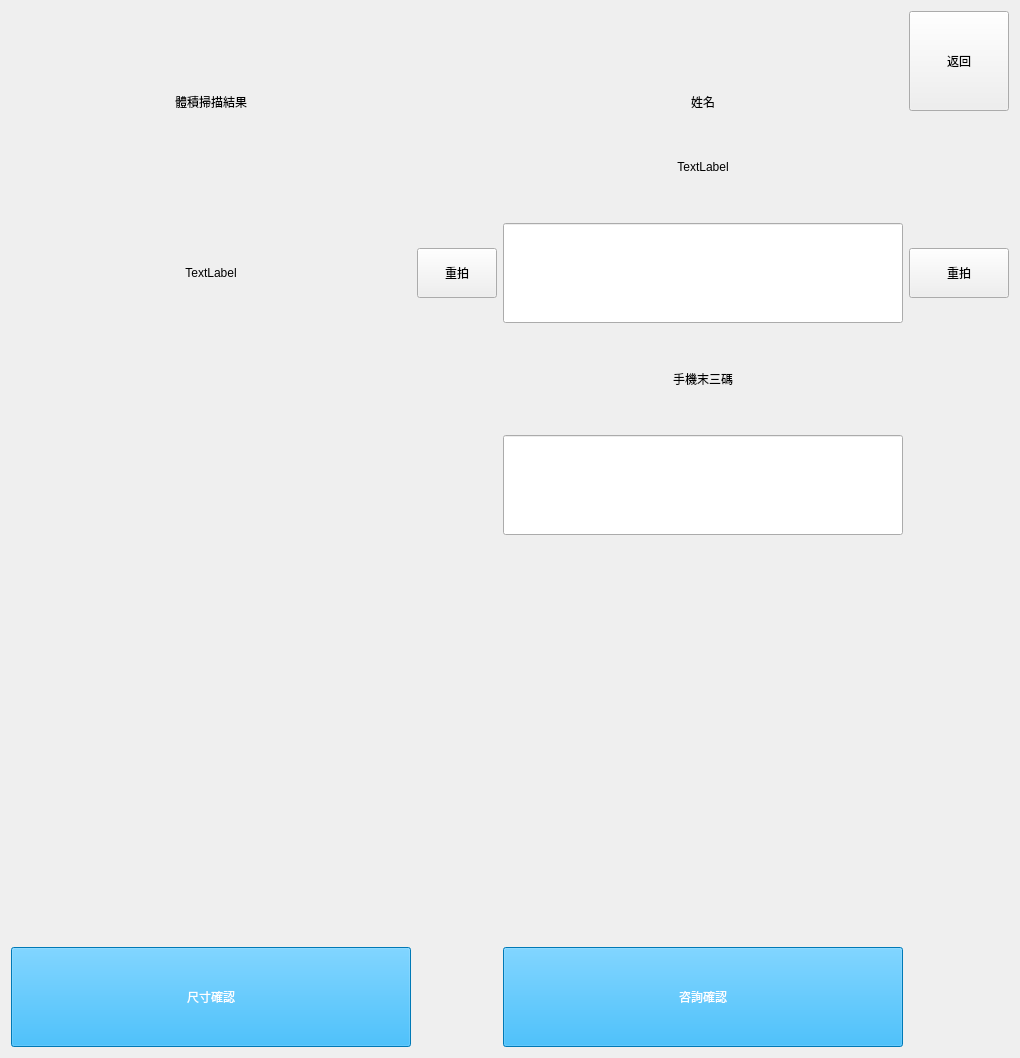
    <widget class="QWidget" name="page_store_single">
     <layout class="QGridLayout" name="gridLayout_7">
      <item row="2" column="1">
       <widget class="QPushButton" name="btn_store_single_size_takePicAgain">
        <property name="sizePolicy">
         <sizepolicy hsizetype="Preferred" vsizetype="Fixed">
          <horstretch>0</horstretch>
          <verstretch>0</verstretch>
         </sizepolicy>
        </property>
        <property name="minimumSize">
         <size>
          <width>70</width>
          <height>50</height>
         </size>
        </property>
        <property name="maximumSize">
         <size>
          <width>200</width>
          <height>16777215</height>
         </size>
        </property>
        <property name="styleSheet">
         <string notr="true">font: 20pt &quot;Agency FB&quot;;</string>
        </property>
        <property name="text">
         <string>重拍</string>
        </property>
       </widget>
      </item>
      <item row="3" column="2">
       <widget class="QLabel" name="label_8">
        <property name="minimumSize">
         <size>
          <width>400</width>
          <height>100</height>
         </size>
        </property>
        <property name="maximumSize">
         <size>
          <width>16777215</width>
          <height>200</height>
         </size>
        </property>
        <property name="styleSheet">
         <string notr="true">font: 28pt &quot;Agency FB&quot;;</string>
        </property>
        <property name="text">
         <string>手機末三碼</string>
        </property>
        <property name="alignment">
         <set>Qt::AlignCenter</set>
        </property>
       </widget>
      </item>
      <item row="2" column="2">
       <widget class="QLineEdit" name="lineEdit_store_single_name">
        <property name="sizePolicy">
         <sizepolicy hsizetype="Preferred" vsizetype="Fixed">
          <horstretch>0</horstretch>
          <verstretch>0</verstretch>
         </sizepolicy>
        </property>
        <property name="minimumSize">
         <size>
          <width>400</width>
          <height>100</height>
         </size>
        </property>
        <property name="styleSheet">
         <string notr="true">font: 28pt &quot;Agency FB&quot;;</string>
        </property>
        <property name="alignment">
         <set>Qt::AlignCenter</set>
        </property>
       </widget>
      </item>
      <item row="0" column="2">
       <widget class="QLabel" name="label_7">
        <property name="minimumSize">
         <size>
          <width>400</width>
          <height>100</height>
         </size>
        </property>
        <property name="styleSheet">
         <string notr="true">font: 28pt &quot;Agency FB&quot;;</string>
        </property>
        <property name="text">
         <string>姓名</string>
        </property>
        <property name="alignment">
         <set>Qt::AlignBottom|Qt::AlignHCenter</set>
        </property>
       </widget>
      </item>
      <item row="0" column="0">
       <widget class="QLabel" name="label_6">
        <property name="minimumSize">
         <size>
          <width>400</width>
          <height>100</height>
         </size>
        </property>
        <property name="styleSheet">
         <string notr="true">font: 28pt &quot;Agency FB&quot;;</string>
        </property>
        <property name="text">
         <string>體積掃描結果</string>
        </property>
        <property name="alignment">
         <set>Qt::AlignBottom|Qt::AlignHCenter</set>
        </property>
       </widget>
      </item>
      <item row="5" column="0">
       <widget class="QLabel" name="label_store_single_showImage">
        <property name="minimumSize">
         <size>
          <width>400</width>
          <height>400</height>
         </size>
        </property>
        <property name="maximumSize">
         <size>
          <width>1000</width>
          <height>16777215</height>
         </size>
        </property>
        <property name="styleSheet">
         <string notr="true">font: 28pt &quot;Adobe Arabic&quot;;</string>
        </property>
        <property name="text">
         <string/>
        </property>
        <property name="alignment">
         <set>Qt::AlignHCenter|Qt::AlignTop</set>
        </property>
       </widget>
      </item>
      <item row="2" column="3">
       <widget class="QPushButton" name="btn_store_single_name_takePicAgain">
        <property name="sizePolicy">
         <sizepolicy hsizetype="Preferred" vsizetype="Fixed">
          <horstretch>0</horstretch>
          <verstretch>0</verstretch>
         </sizepolicy>
        </property>
        <property name="minimumSize">
         <size>
          <width>70</width>
          <height>50</height>
         </size>
        </property>
        <property name="maximumSize">
         <size>
          <width>200</width>
          <height>16777215</height>
         </size>
        </property>
        <property name="styleSheet">
         <string notr="true">font: 20pt &quot;Agency FB&quot;;</string>
        </property>
        <property name="text">
         <string>重拍</string>
        </property>
       </widget>
      </item>
      <item row="7" column="2">
       <widget class="QPushButton" name="btn_store_single_info_comfirm">
        <property name="sizePolicy">
         <sizepolicy hsizetype="Preferred" vsizetype="Fixed">
          <horstretch>0</horstretch>
          <verstretch>0</verstretch>
         </sizepolicy>
        </property>
        <property name="minimumSize">
         <size>
          <width>400</width>
          <height>100</height>
         </size>
        </property>
        <property name="styleSheet">
         <string notr="true">font: 20pt &quot;Agency FB&quot;;
color: rgb(255, 255, 255);
background-color: rgb(0, 170, 255);
font: 28pt &quot;Agency FB&quot;;</string>
        </property>
        <property name="text">
         <string>咨詢確認</string>
        </property>
       </widget>
      </item>
      <item row="2" column="0">
       <widget class="QLabel" name="label_store_single_size">
        <property name="sizePolicy">
         <sizepolicy hsizetype="Preferred" vsizetype="Fixed">
          <horstretch>0</horstretch>
          <verstretch>0</verstretch>
         </sizepolicy>
        </property>
        <property name="minimumSize">
         <size>
          <width>400</width>
          <height>100</height>
         </size>
        </property>
        <property name="styleSheet">
         <string notr="true">font: 28pt &quot;Agency FB&quot;;</string>
        </property>
        <property name="text">
         <string>TextLabel</string>
        </property>
        <property name="alignment">
         <set>Qt::AlignCenter</set>
        </property>
       </widget>
      </item>
      <item row="7" column="0">
       <widget class="QPushButton" name="btn_store_single_size_comfirm">
        <property name="sizePolicy">
         <sizepolicy hsizetype="Preferred" vsizetype="Fixed">
          <horstretch>0</horstretch>
          <verstretch>0</verstretch>
         </sizepolicy>
        </property>
        <property name="minimumSize">
         <size>
          <width>400</width>
          <height>100</height>
         </size>
        </property>
        <property name="styleSheet">
         <string notr="true">font: 20pt &quot;Agency FB&quot;;
color: rgb(255, 255, 255);
background-color: rgb(0, 170, 255);
font: 28pt &quot;Agency FB&quot;;</string>
        </property>
        <property name="text">
         <string>尺寸確認</string>
        </property>
       </widget>
      </item>
      <item row="4" column="2">
       <widget class="MyLineEdit" name="lineEdit_store_single_phonenumber">
        <property name="sizePolicy">
         <sizepolicy hsizetype="Preferred" vsizetype="Fixed">
          <horstretch>0</horstretch>
          <verstretch>0</verstretch>
         </sizepolicy>
        </property>
        <property name="minimumSize">
         <size>
          <width>400</width>
          <height>100</height>
         </size>
        </property>
        <property name="styleSheet">
         <string notr="true">font: 28pt &quot;Agency FB&quot;;</string>
        </property>
        <property name="alignment">
         <set>Qt::AlignCenter</set>
        </property>
       </widget>
      </item>
      <item row="0" column="3">
       <widget class="QPushButton" name="btn_store_single_back">
        <property name="sizePolicy">
         <sizepolicy hsizetype="Fixed" vsizetype="Fixed">
          <horstretch>0</horstretch>
          <verstretch>0</verstretch>
         </sizepolicy>
        </property>
        <property name="minimumSize">
         <size>
          <width>100</width>
          <height>100</height>
         </size>
        </property>
        <property name="styleSheet">
         <string notr="true">font: 28pt &quot;Agency FB&quot;;</string>
        </property>
        <property name="text">
         <string>返回</string>
        </property>
       </widget>
      </item>
      <item row="1" column="2">
       <widget class="QLabel" name="label_store_single_name">
        <property name="sizePolicy">
         <sizepolicy hsizetype="Preferred" vsizetype="Fixed">
          <horstretch>0</horstretch>
          <verstretch>0</verstretch>
         </sizepolicy>
        </property>
        <property name="minimumSize">
         <size>
          <width>400</width>
          <height>100</height>
         </size>
        </property>
        <property name="text">
         <string>TextLabel</string>
        </property>
        <property name="alignment">
         <set>Qt::AlignCenter</set>
        </property>
       </widget>
      </item>
     </layout>
    </widget>
